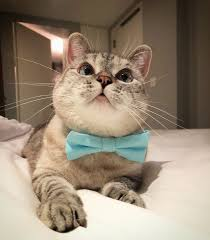
#> input picture test/cat1234.jpg, 210 x 240 px
$ python imagetest.py
#> lines starting #> are read from the running program, lines starting #| are printed output that depends on the picture
import cv2 as cv
import numpy as np

img = cv.imread("test/cat1234.jpg")
#> img is the input picture: shape (240, 210, 3); mean B, G, R 117.7, 135.9, 151.1
if img is None:
    print("could not find image")
cv.line(img, (0, 0), (100, 100), (255, 0, 0), 5)
pts = np.array([[10, 5], [20, 30], [70, 20], [50, 10]], np.int32)
pts = pts.reshape((-1, 1, 2))
cv.polylines(img, [pts], True, (0, 255, 255))
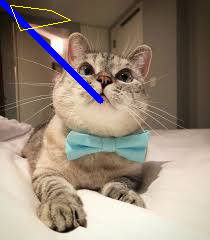
#> img: shape (240, 210, 3); mean B, G, R 120.5, 134.5, 149.3
cv.imshow("Cat", img)
k = cv.waitKey(0)
#> (key Esc is pressed here)
if k == ord("s"):
    cv.imwrite("test/cat1234.png", img)


# [6 lines of commented-out code are left out]
